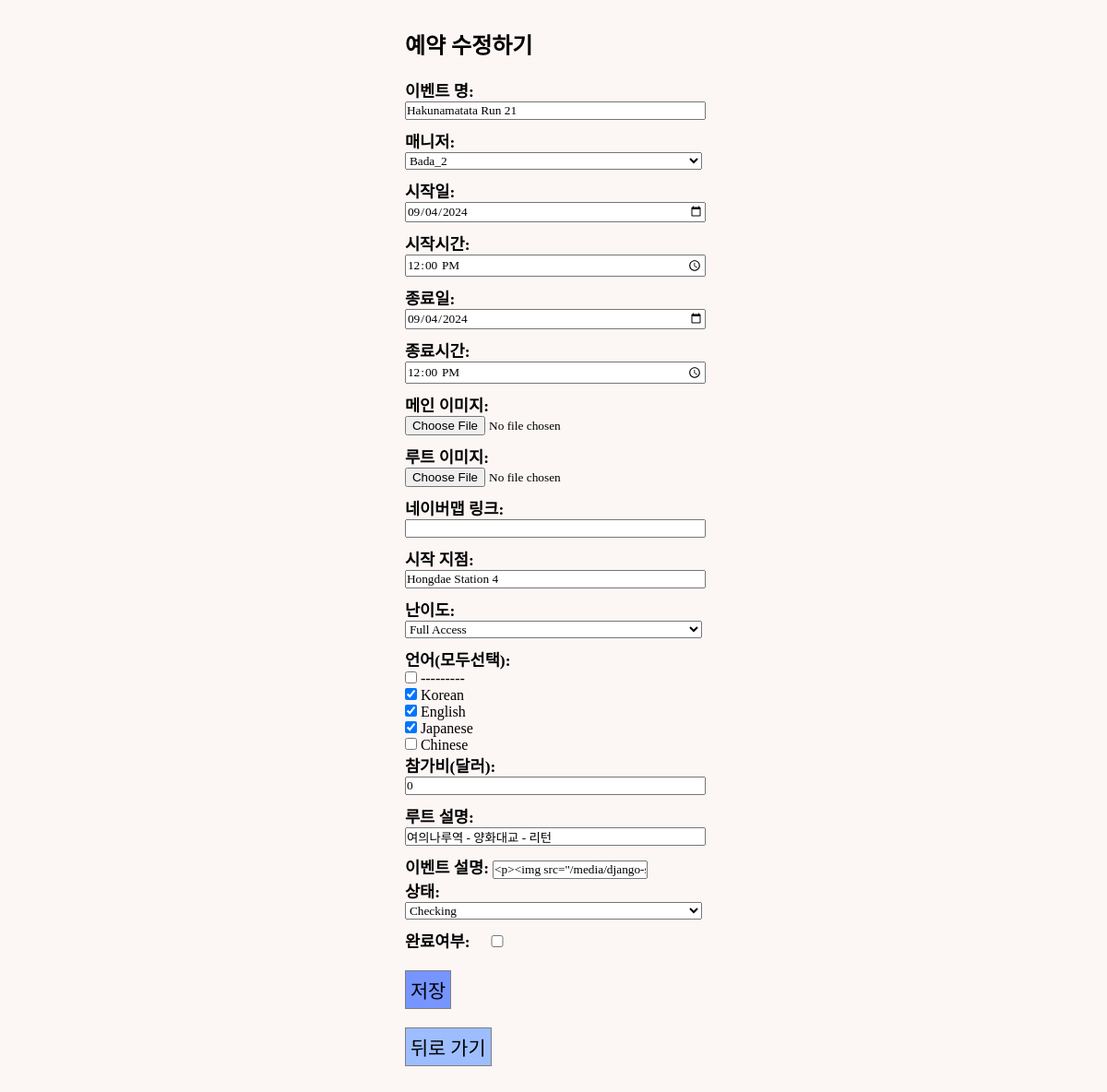
Page /events/update_event/13 on the earlier database version.
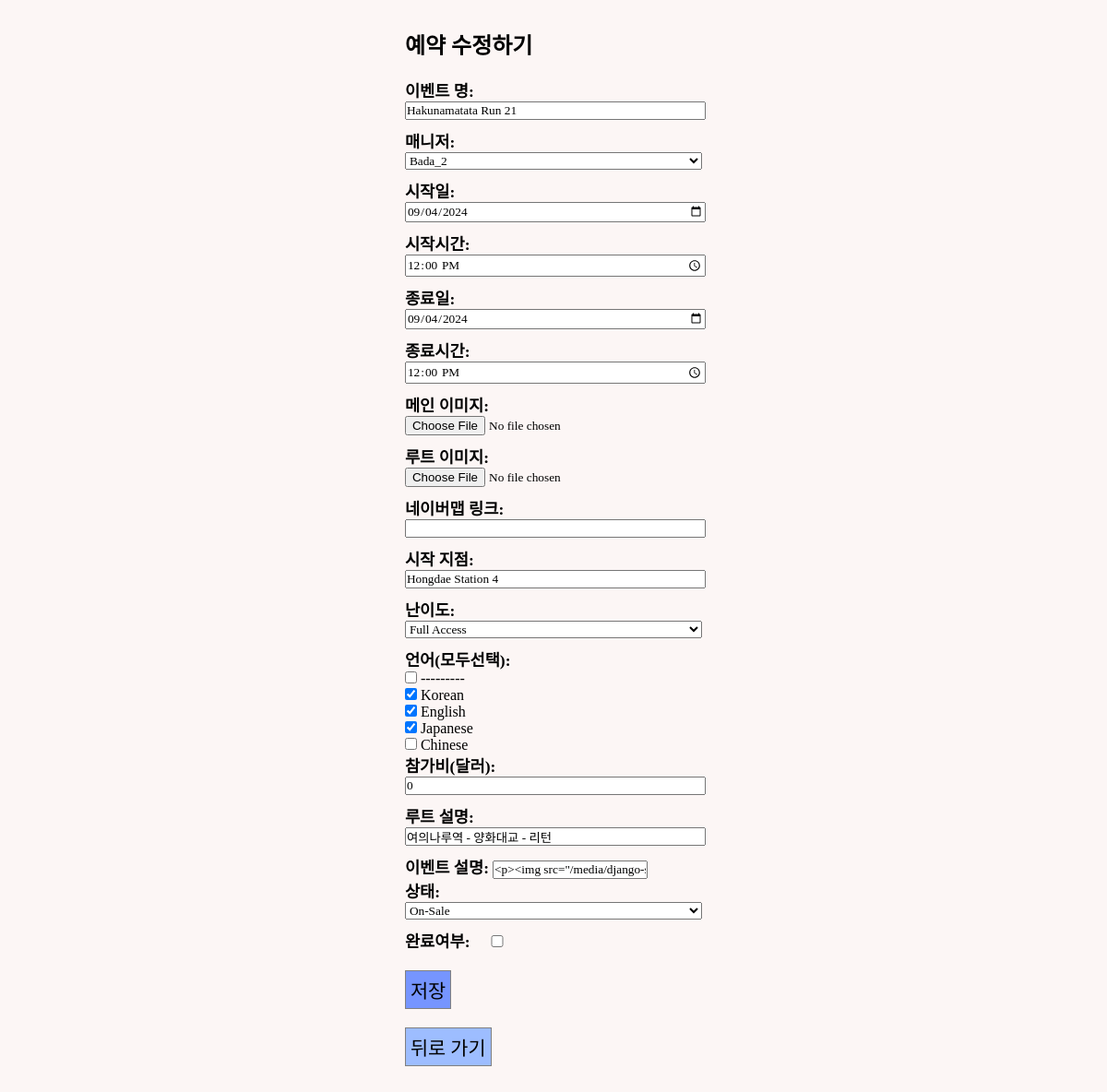
Same page on the later database version.
### events/models.py (models this page shows, shortened)
class GuestRun(models.Model):
    STATUS_CHOICE = [
        ("ST1", "Checking"),
        ("ST2", "On-Sale"),
        ("ST3", "Sold-Out"),
        ("ST4", "Closed"),
    ]
    LEVEL = [
        ("800","Level-1, 800"),
        ("730","Level-2, 730"),
        ("700","Level-3, 700"),
        ("630","Level-4, 630"),
        ("600","Level-5, 600"),
        ("530","Level-6, 530"),
        ("Free","Full Access"),
    ]
    LANGUAGE = [
        ("KO","Korean"),
        ("EN","English"),
        ("JP","Japanese"),
        ("CN","Chinese"),
    ]
    event_id = models.AutoField(
        primary_key=True,
    )
    title = models.CharField(max_length=50)
    manager = models.ForeignKey(Manager, related_name="manager",blank=False, null=True, on_delete=models.SET_NULL)
    start_date = models.DateField(blank=True, null=True)
    start_time = models.TimeField(blank=True, null=True)
    end_date = models.DateField(blank=True, null=True)
    end_time = models.TimeField(blank=True, null=True)
    image = ResizedImageField(size=[1402,1000], upload_to="runMain", blank=True)
    route_image = ResizedImageField(size=[1402,1402], upload_to="runRoute", blank=True)
    start_point = models.CharField(max_length=50)
    status = models.CharField(
        max_length=8,
        choices=STATUS_CHOICE,
        default="ST1",
    )
    level = models.CharField(
        max_length=15,
        choices=LEVEL,
        default="Free",
    )
    lang = MultiSelectField(max_length=10, choices=LANGUAGE)
    amount = models.IntegerField(default=0)
    route = models.CharField(max_length=50, blank=False)
    map_link = models.CharField(max_length=100, blank=True, null=True)
    desc = models.TextField(blank=True)
    completed = models.BooleanField(default=False)

### events/views.py (the view)
# urls.py: path("update_event/<str:pk>", views.update_event, name="update_event"),
def update_event(request, pk):
    event = get_object_or_404(GuestRun, pk=pk)
    form = UpdateForm(request.POST, request.FILES, instance=event)
    if request.method == "POST":
        if form.is_valid():
            lang = form.cleaned_data.get("lang")
            print(lang)
            event = form.save(commit=False)
            event.save()
            return redirect("community:event_table")
        else:
            return redirect("community:event_table")
    else:
        form = UpdateForm(instance=event)
        return render(request, "admin/event_edit.html", {"form": form} )

### community/models.py (called while the page is built)
    def __str__(self):
        return self.name + "_"+ str(self.m_id)

### templates/admin/event_edit.html (shortened to what this page needs)
{% load static %}
<!DOCTYPE html>
<html lang="en">
  <head>
    <link rel="stylesheet" type="text/css" href="{% static 'css/sterna.css' %}"/>
    <link href="https://cdnjs.cloudflare.com/ajax/libs/bootstrap-datetimepicker/3.0.0/css/bootstrap-datetimepicker.min.css" rel="stylesheet"/>
  </head>
  <body>
    <div class="tocenter" style="margin:30px 0 0 0">
      <div style="max-width:100%;">
        <h2 style="margin:0 0 20px 0;">예약 수정하기</h3>
        <form method="POST" enctype="multipart/form-data">
          {{ form.as_p }}
          <button style="font-size: 1.3rem; margin-top:20px; padding: 5px; background-color:#7695FF;" type="submit">
            저장
          </button>
        </form>
        <div style="height:20px;"></div>
        <div>
          <a href="{% url "community:event_table" %}">
            <button style="font-size: 1.3rem; padding:5px; margin-bottom:30px; background-color:#9DBDFF;">뒤로 가기</button>
          </a>
        </div>
      </div>
    </div>
  </body>
</html>

Differences in the rows shown:
changed GuestRun "Hakunamatata Run 21": status "Checking" → "On-Sale"
